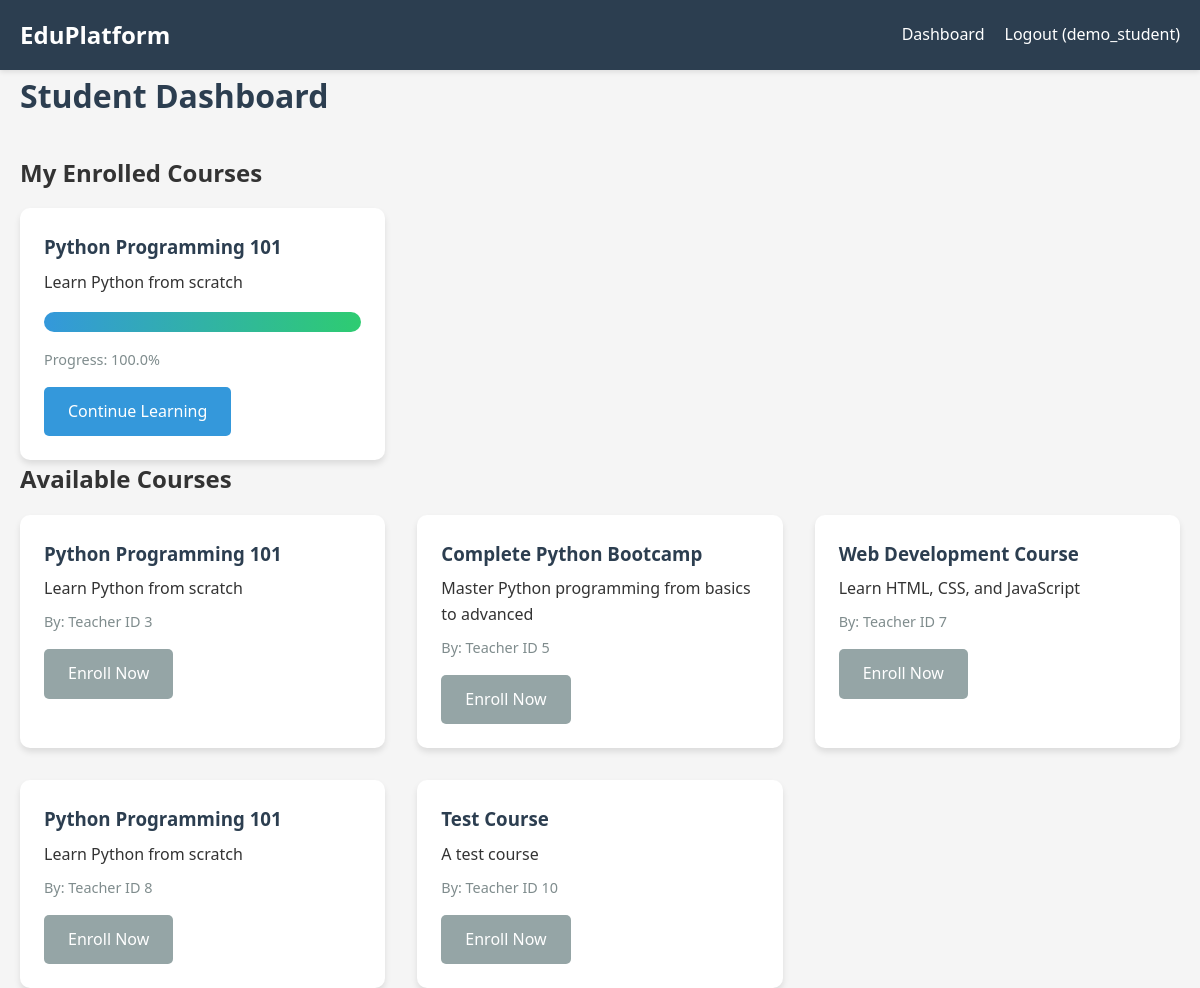
The app's page /student/dashboard (signed in) with its own data.
### app.py (models this page shows)
class User(UserMixin, db.Model):
    id = db.Column(db.Integer, primary_key=True)
    username = db.Column(db.String(80), unique=True, nullable=False)
    email = db.Column(db.String(120), unique=True, nullable=False)
    password_hash = db.Column(db.String(256), nullable=False)
    role = db.Column(db.String(20), nullable=False)  # 'teacher' or 'student'
    created_at = db.Column(db.DateTime, default=datetime.utcnow)
    enrollments = db.relationship('Enrollment', backref='student', lazy=True)
    submissions = db.relationship('Submission', backref='student', lazy=True)

class Enrollment(db.Model):
    id = db.Column(db.Integer, primary_key=True)
    student_id = db.Column(db.Integer, db.ForeignKey('user.id'), nullable=False)
    course_id = db.Column(db.Integer, db.ForeignKey('course.id'), nullable=False)
    enrolled_at = db.Column(db.DateTime, default=datetime.utcnow)
    progress = db.relationship('Progress', backref='enrollment', lazy=True)

class Course(db.Model):
    id = db.Column(db.Integer, primary_key=True)
    title = db.Column(db.String(200), nullable=False)
    description = db.Column(db.Text)
    teacher_id = db.Column(db.Integer, db.ForeignKey('user.id'), nullable=False)
    created_at = db.Column(db.DateTime, default=datetime.utcnow)
    lessons = db.relationship('Lesson', backref='course', lazy=True, order_by='Lesson.order')
    enrollments = db.relationship('Enrollment', backref='course', lazy=True)

### app.py (the view)
@app.route('/student/dashboard')
@login_required
def student_dashboard():
    if current_user.role != 'student':
        flash('Access denied', 'error')
        return redirect(url_for('index'))
    enrollments = Enrollment.query.filter_by(student_id=current_user.id).all()
    available_courses = Course.query.all()
    enrolled_course_ids = [e.course_id for e in enrollments]
    available_courses = [c for c in available_courses if c.id not in enrolled_course_ids]
    return render_template('student/dashboard.html', enrollments=enrollments, available_courses=available_courses)

### app.py (called while the page is built)
@login_manager.user_loader
def load_user(user_id):
    return User.query.get(int(user_id))

### templates/student/dashboard.html (shortened to what this page needs)
<!DOCTYPE html>
<html lang="en">
<head>
    <link rel="stylesheet" href="{{ url_for('static', filename='css/style.css') }}">
</head>
<body>
    <nav class="navbar">
        <div class="container">
            <a href="{{ url_for('index') }}" class="brand">EduPlatform</a>
            <div class="nav-links">
                <a href="{{ url_for('student_dashboard') }}">Dashboard</a>
                <a href="{{ url_for('logout') }}">Logout ({{ current_user.username }})</a>
            </div>
        </div>
    </nav>
    <main class="container">
        <div class="dashboard-header">
            <h1>Student Dashboard</h1>
        </div>
        <section class="my-courses-section">
            <h2>My Enrolled Courses</h2>
            {% if enrollments %}
                <div class="card-grid">
                    {% for enrollment in enrollments %}
                        <div class="card">
                            <h3>{{ enrollment.course.title }}</h3>
                            <p>{{ enrollment.course.description }}</p>
                            <div class="progress-bar">
                                <div class="progress-fill" style="width: {{ enrollment.progress|length / enrollment.course.lessons|length * 100 if enrollment.course.lessons else 0 }}%"></div>
                            </div>
                            <p class="meta">Progress: {{ (enrollment.progress|length / enrollment.course.lessons|length * 100)|round(0) if enrollment.course.lessons else 0 }}%</p>
                            <div class="card-actions">
                                <a href="{{ url_for('student_view_course', course_id=enrollment.course.id) }}" class="btn btn-primary">Continue Learning</a>
                            </div>
                        </div>
                    {% endfor %}
                </div>
            {% else %}
                <p class="empty-state">You haven't enrolled in any courses yet.</p>
            {% endif %}
        </section>
        <section class="available-courses-section">
            <h2>Available Courses</h2>
            {% if available_courses %}
                <div class="card-grid">
                    {% for course in available_courses %}
                        <div class="card">
                            <h3>{{ course.title }}</h3>
                            <p>{{ course.description }}</p>
                            <p class="meta">By: Teacher ID {{ course.teacher_id }}</p>
                            <div class="card-actions">
                                <a href="{{ url_for('enroll_course', course_id=course.id) }}" class="btn btn-secondary">Enroll Now</a>
                            </div>
                        </div>
                    {% endfor %}
                </div>
            {% else %}
                <p class="empty-state">No additional courses available.</p>
            {% endif %}
        </section>
    </main>
</body>
</html>

### static/css/style.css (style rules this page uses)
* { margin: 0; padding: 0; box-sizing: border-box; }
body { font-family: 'Segoe UI', Tahoma, Geneva, Verdana, sans-serif; line-height: 1.6; color: #333; background-color: #f5f5f5; }
.container { max-width: 1200px; margin: 0 auto; padding: 0 20px; }
.navbar { background-color: #2c3e50; color: white; padding: 1rem 0; box-shadow: 0 2px 5px rgba(0,0,0,0.1); }
.navbar .container { display: flex; justify-content: space-between; align-items: center; }
.brand { font-size: 1.5rem; font-weight: bold; color: white; text-decoration: none; }
.nav-links { display: flex; gap: 20px; }
.nav-links a { color: white; text-decoration: none; transition: color 0.3s; }
main { padding: 2rem 0; min-height: calc(100vh - 200px); }
.btn { display: inline-block; padding: 0.75rem 1.5rem; border: none; border-radius: 5px; cursor: pointer; text-decoration: none; font-size: 1rem; transition: all 0.3s; text-align: center; }
.btn-primary { background-color: #3498db; color: white; }
.btn-secondary { background-color: #95a5a6; color: white; }
.card-grid { display: grid; grid-template-columns: repeat(auto-fill, minmax(300px, 1fr)); gap: 2rem; margin-top: 1rem; }
.card { background: white; padding: 1.5rem; border-radius: 10px; box-shadow: 0 4px 6px rgba(0,0,0,0.1); }
.card h3 { margin-bottom: 0.5rem; color: #2c3e50; }
.card .meta { color: #7f8c8d; font-size: 0.9rem; margin: 0.5rem 0; }
.card-actions { display: flex; gap: 0.5rem; margin-top: 1rem; }
.progress-bar { background-color: #ecf0f1; border-radius: 10px; height: 20px; overflow: hidden; margin: 1rem 0; }
.progress-fill { background: linear-gradient(90deg, #3498db, #2ecc71); height: 100%; transition: width 0.3s; }
.dashboard-header { display: flex; justify-content: space-between; align-items: center; margin-bottom: 2rem; }
.dashboard-header h1 { color: #2c3e50; }

### records on screen
User: username "demo_student"
Enrollment: course "Python Programming 101", course.description "Learn Python from scratch", progress "100.0"
Course: title "Python Programming 101", description "Learn Python from scratch", teacher_id "3"
Course: title "Complete Python Bootcamp", description "Master Python programming from basics to advanced", teacher_id "5"
Course: title "Web Development Course", description "Learn HTML, CSS, and JavaScript", teacher_id "7"
Course: title "Python Programming 101", description "Learn Python from scratch", teacher_id "8"
Course: title "Test Course", description "A test course", teacher_id "10"
